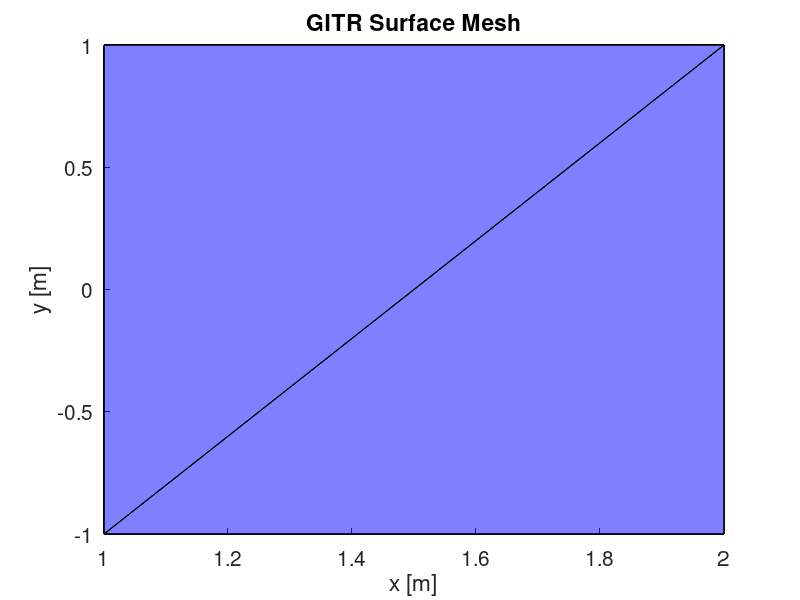
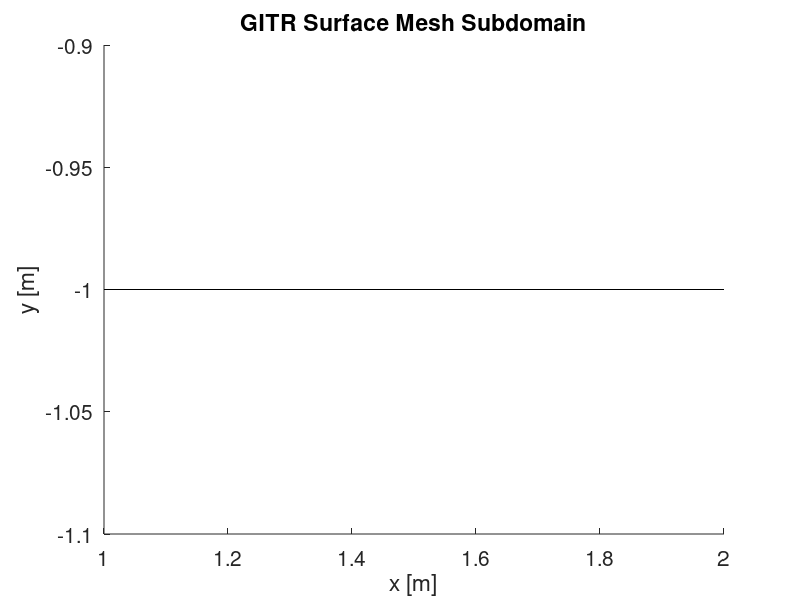

The MATLAB script that drew these images, in order:
%cube geom
close all
clear all

% This is a manual specification of the triangles that make up a
% 3D surface geometry. CAD files and other sources can be used.

% The coordinates are specified in cartesion coordinates
% To give a cuboid of x [1,2], y [-1,1], and z [0,1]

% In the gitrGeometry.cfg file, first the point coordinates
% are specified. The three points that make up triangle i are
% A = [x1(i) y1(i) z1(i)], B = [x2(i) y2(i) z2(i)], and C = [x3(i) y3(i) z3(i)]

x1 = [1 1 1 1 2 2 1 1 1 1 1 1];
y1 = [-1 -1 1 1 -1 -1 -1 -1 -1 -1 -1 -1];
z1 = [0 0 0 0 0 0 0 0 1 1 0 0];

x2 = [2 1 2 1 2 2 1 1 2 1 2 1];
y2 = [-1 -1 1 1 1 -1 1 -1 -1 1 -1 1];
z2 = [0 1 0 1 0 1 0 1 1 1 0 0];

x3 = [2 2 2 2 2 2 1 1 2 2 2 2];
y3 = [-1 -1 1 1 1 1 1 1 1 1 1 1];
z3 = [1 1 1 1 1 1 1 1 1 1 0 0];

% Assembling the coordinates in this form is useful for matlab patch plots
X = [x1;x2;x3];
Y = [y1;y2;y3];
Z = [z1;z2;z3];

figure(11)
patch(X,Y,Z,'blue','FaceAlpha',0.5)
xlabel('x [m]')
ylabel('y [m]')
zlabel('z [m]')
title("GITR Surface Mesh")
set(gca,'fontsize',15)

% This is a useful way of visualizing part of the gitr
% geometry, specifying individual or sets of indices to view
figure(12)
pind = 1; % Indices here. The find function is also useful here. E.g., find (z1 > 0.9)
patch(X(:,pind),Y(:,pind),Z(:,pind),'blue','FaceAlpha',0.5)
xlabel('x [m]')
ylabel('y [m]')
zlabel('z [m]')
title("GITR Surface Mesh Subdomain")
set(gca,'fontsize',15)

% For many of the matlab scripts I will post, this is a useful format for
% the coordinates to be put in before additional processing.
planes = [x1' y1' z1' x2' y2' z2' x3' y3' z3'];
n_elements = length(x1);

% Here we define and initialize additional fields which are part of the
% GITR geometry
materialZ = ones(1,n_elements)*23; % Atomic number of the material surface


abcd = zeros(length(planes),4); % plane equation coefficients ax + by + cz = d
area = zeros(n_elements,1); % area in m^3
plane_norm = zeros(n_elements,1); % normalizing factor for the vector normal given by (a,b,c)
% BCxBA = zeros(n_elements,1); % pre-computed cross-products
% CAxCB = zeros(n_elements,1); % pre-computed cross-products


surfaces = ones(n_elements,1); % 1 or 0, collect data on this surface or not. This is for data management in large geometries

inDir = ones(n_elements,1); % 1 or -1 indicating if the default normal vector points
% into the volume or not. Normal vector = inDir*(a,b,c)/plane_norm.
% For simulations using the surface model, this requires some manual or
% programatic specification based on user knowledge
ind_flip = [1 4 5 8 9 12]; % Flip these normals to point into the geometry volume
inDir(ind_flip) = -1;

centroid = zeros(n_elements,3); % Only used for processing and plotting (quiver plots)

figure(11)
hold on
% Loop to calculate the needed fields
for i=1:length(planes)
    A = planes(i,1:3);
    B = planes(i,4:6);
    C = planes(i,7:9);

    AB = B-A;
    AC = C-A;
    BC = C-B;
    BA = A-B;
    CA = -AC;
    CB = -BC;

    norm1 = norm(AB);
    norm2 = norm(BC);
    norm3 = norm(AC);
%     tmp = min(norm1,norm2);
%     shortestEdge(i) = min(tmp,norm3);
%     len = 0.01;
%     if (norm1 > len & norm2 > len & norm3> len)
%         allLong(i) = 1;
%     end

    s = (norm1+norm2+norm3)/2;
    area(i) = sqrt(s*(s-norm1)*(s-norm2)*(s-norm3));
    normalVec = cross(AB,AC);

    d = -(dot(normalVec,A));

    abcd(i,:) = [normalVec,d];
    plane_norm(i) = norm(normalVec);

%     BCxBA(i) = sign(dot(cross(BC,BA),normalVec));
%     CAxCB(i) = sign(dot(cross(CA,CB),normalVec));
    centroid(i,:) = [1/3*(planes(i,1)+planes(i,4)+planes(i,7)), ...
        1/3*(planes(i,2)+planes(i,5)+planes(i,8)), ...
        1/3*(planes(i,3)+planes(i,6)+planes(i,9))];
    quiver3(centroid(i,1),centroid(i,2),centroid(i,3),inDir(i)*abcd(i,1)/plane_norm(i),inDir(i)*abcd(i,2)/plane_norm(i),inDir(i)*abcd(i,3)/plane_norm(i),0.5)
end

format_ = '%5e';
fileID = fopen('gitrGeometry.cfg','w');
fprintf(fileID,'geom = \n{ \n   x1 = [');
fprintf(fileID,format_,planes(1,1));
for i=2:n_elements
    fprintf(fileID, ',');
    fprintf(fileID,format_,planes(i,1));
end
fprintf(fileID,' ] \n   y1 = [');
fprintf(fileID,format_,planes(1,2));
for i=2:n_elements
    fprintf(fileID, ',');
    fprintf(fileID,format_,planes(i,2));
end
fprintf(fileID,' ] \n   z1 = [');
fprintf(fileID,format_,planes(1,3));
for i=2:n_elements
    fprintf(fileID, ',');
    fprintf(fileID,format_,planes(i,3));
end
fprintf(fileID,' ] \n   x2 = [');
fprintf(fileID,format_,planes(1,4));
for i=2:n_elements
    fprintf(fileID, ',');
    fprintf(fileID,format_,planes(i,4));
end
fprintf(fileID,' ] \n   y2 = [');
fprintf(fileID,format_,planes(1,5));
for i=2:n_elements
    fprintf(fileID, ',');
    fprintf(fileID,format_,planes(i,5));
end
fprintf(fileID,' ] \n   z2 = [');
fprintf(fileID,format_,planes(1,6));
for i=2:n_elements
    fprintf(fileID, ',');
    fprintf(fileID,format_,planes(i,6));
end
fprintf(fileID,' ] \n   x3 = [');
fprintf(fileID,format_,planes(1,7));
for i=2:n_elements
    fprintf(fileID, ',');
    fprintf(fileID,format_,planes(i,7));
end
fprintf(fileID,' ] \n   y3 = [');
fprintf(fileID,format_,planes(1,8));
for i=2:n_elements
    fprintf(fileID, ',');
    fprintf(fileID,format_,planes(i,8));
end
fprintf(fileID,' ] \n   z3 = [');
fprintf(fileID,format_,planes(1,9));
for i=2:n_elements
    fprintf(fileID, ',');
    fprintf(fileID,format_,planes(i,9));
end
fprintf(fileID,' ] \n   a = [');
fprintf(fileID,format_,abcd(1,1));
for i=2:n_elements
    fprintf(fileID, ',');
    fprintf(fileID,format_,abcd(i,1));
end

fprintf(fileID,' ] \n   b = [');
fprintf(fileID,format_,abcd(1,2));
for i=2:n_elements
    fprintf(fileID, ',');
    fprintf(fileID,format_,abcd(i,2));
end

fprintf(fileID,' ] \n   c = [');
fprintf(fileID,format_,abcd(1,3));
for i=2:n_elements
    fprintf(fileID, ',');
    fprintf(fileID,format_,abcd(i,3));
end
fprintf(fileID,' ] \n   d = [');
fprintf(fileID,format_,abcd(1,4));
for i=2:n_elements
    fprintf(fileID, ',');
    fprintf(fileID,format_,abcd(i,4));
end
fprintf(fileID,' ] \n   plane_norm = [');
fprintf(fileID,format_,plane_norm(1));
for i=2:n_elements
    fprintf(fileID, ',');
    fprintf(fileID,format_,plane_norm(i));
end
% fprintf(fileID,' ] \n   ABxAC = [');
% fprintf(fileID,'%5e',ABxAC(1))
% for i=2:n_elements
% fprintf(fileID, ',')
% fprintf(fileID,'%5e',ABxAC(i))
% end
% fprintf(fileID,' ] \n   BCxBA = [');
% fprintf(fileID,'%5e',BCxBA(1));
% for i=2:n_elements
%     fprintf(fileID, ',');
%     fprintf(fileID,'%5e',BCxBA(i));
% end
% fprintf(fileID,' ] \n   CAxCB = [');
% fprintf(fileID,'%5e',CAxCB(1));
% for i=2:n_elements
%     fprintf(fileID, ',');
%     fprintf(fileID,'%5e',CAxCB(i));
% end
fprintf(fileID,' ] \n   area = [');
fprintf(fileID,format_,area(1,1));
for i=2:n_elements
    fprintf(fileID, ',');
    fprintf(fileID,format_,area(i));
end
fprintf(fileID,' ] \n   Z = [');
fprintf(fileID,'%f',materialZ(1));
for i=2:n_elements
    fprintf(fileID, ',');
    fprintf(fileID,'%f',materialZ(i));
end
fprintf(fileID,' ] \n   surface = [');
fprintf(fileID,'%i',surfaces(1));
for i=2:n_elements
    fprintf(fileID, ',');
    fprintf(fileID,'%i',surfaces(i));
end
fprintf(fileID,' ] \n   inDir = [');
fprintf(fileID,'%i',inDir(1));
for i=2:n_elements
    fprintf(fileID, ',');
    fprintf(fileID,'%i',inDir(i));
end
fprintf(fileID,' ] \n}');
fprintf(fileID,'theta0=0.0;\n');
fprintf(fileID,'theta1=0.0;\n');
fprintf(fileID,'periodic=0;\n');
fclose(fileID);
